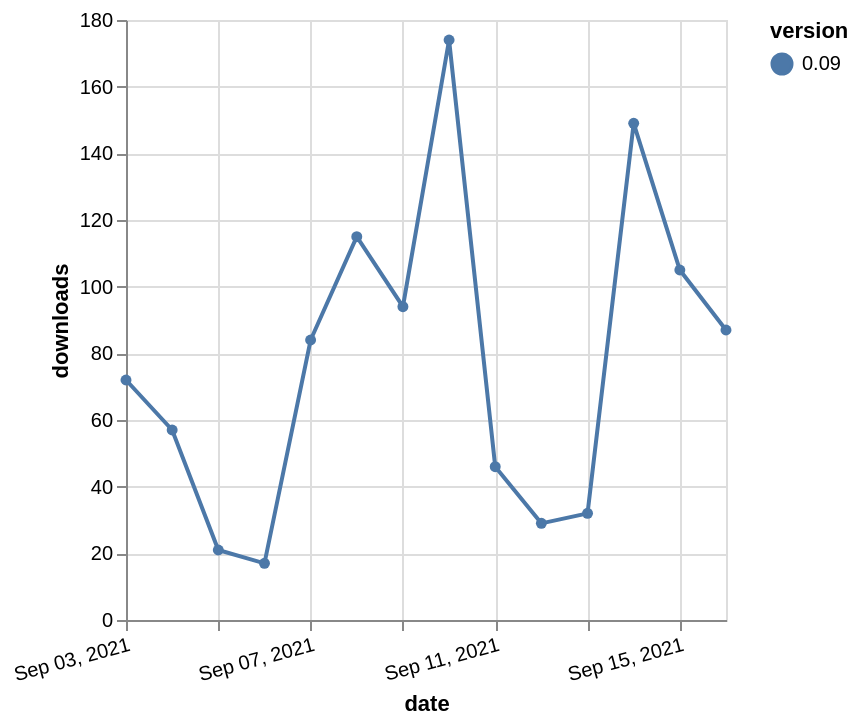

Write a Vega-Lite specification for this figure.
### Vega-Lite specification from a JSON file in a GitHub repository (floating-point values rounded to 4 significant figures)
{"$schema": "https://vega.github.io/schema/vega-lite/v5.json", "description": "A simple bar chart with embedded data.", "data": {"values": [{"date": "2021-09-03", "total": 86567, "delta": 72, "version": "0.09"}, {"date": "2021-09-04", "total": 86624, "delta": 57, "version": "0.09"}, {"date": "2021-09-05", "total": 86645, "delta": 21, "version": "0.09"}, {"date": "2021-09-06", "total": 86662, "delta": 17, "version": "0.09"}, {"date": "2021-09-07", "total": 86746, "delta": 84, "version": "0.09"}, {"date": "2021-09-08", "total": 86861, "delta": 115, "version": "0.09"}, {"date": "2021-09-09", "total": 86955, "delta": 94, "version": "0.09"}, {"date": "2021-09-10", "total": 87129, "delta": 174, "version": "0.09"}, {"date": "2021-09-11", "total": 87175, "delta": 46, "version": "0.09"}, {"date": "2021-09-12", "total": 87204, "delta": 29, "version": "0.09"}, {"date": "2021-09-13", "total": 87236, "delta": 32, "version": "0.09"}, {"date": "2021-09-14", "total": 87385, "delta": 149, "version": "0.09"}, {"date": "2021-09-15", "total": 87490, "delta": 105, "version": "0.09"}, {"date": "2021-09-16", "total": 87577, "delta": 87, "version": "0.09"}]}, "width": "container", "mark": {"type": "line", "point": {"filled": true}}, "encoding": {"x": {"field": "date", "type": "temporal", "timeUnit": "yearmonthdate", "title": "date", "axis": {"labelAngle": -15}}, "y": {"field": "delta", "type": "quantitative", "title": "downloads"}, "color": {"field": "version", "type": "nominal"}, "tooltip": {"field": "delta"}}}
